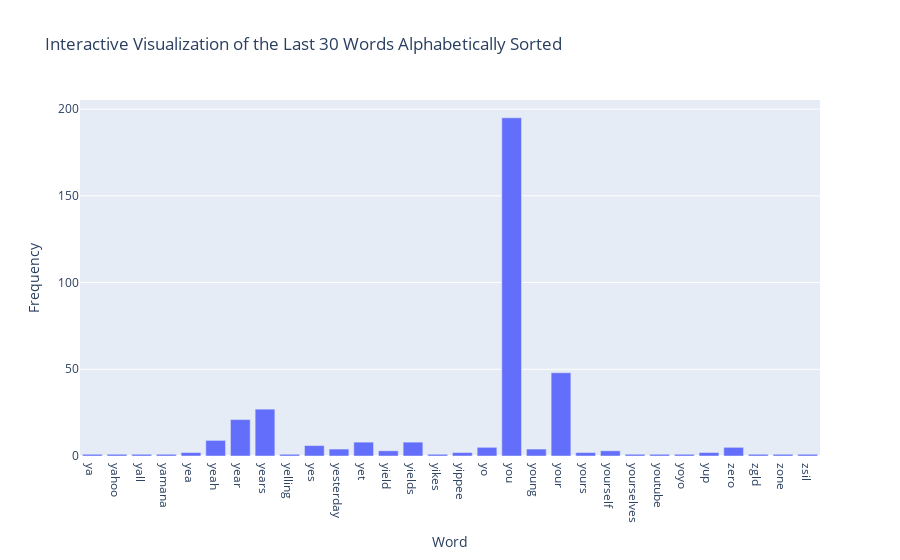

Notebook code cell kept with this figure:
### Code cell
# Exercise 13 part 2
# I'll get the last 30 terms alphabetically.
n = 30 # Select last 30 terms for visualization
terms_freq = list(zip(count_vect.get_feature_names_out(), term_frequencies)) # Zip terms and frequencies together so they're treated as a group
terms_freq.sort(key=lambda x: x[0]) # Sort alphabetically
top_n_terms_freq = terms_freq[-n:]  # Only keep the last n terms
terms, frequencies = zip(*top_n_terms_freq) # Unzip the terms and frequencies so they're no longer grouped

pltly.bar(
    x=terms, 
    y=frequencies, 
    labels={'x':'Word', 'y':'Frequency'},
    title='Interactive Visualization of the Last ' + str(n) + ' Words Alphabetically Sorted'
)

### Figure 1 — Plotly figure (JSON) as saved in the notebook; plotly's stock layout.template omitted (floating-point values rounded to 4 significant figures)
{"data": [{"hovertemplate": "Word=%{x}<br>Frequency=%{y}<extra></extra>", "legendgroup": "", "marker": {"color": "#636efa", "pattern": {"shape": ""}}, "name": "", "orientation": "v", "showlegend": false, "textposition": "auto", "type": "bar", "x": ["ya", "yahoo", "yall", "yamana", "yea", "yeah", "year", "years", "yelling", "yes", "yesterday", "yet", "yield", "yields", "yikes", "yippee", "yo", "you", "young", "your", "yours", "yourself", "yourselves", "youtube", "yoyo", "yup", "zero", "zgld", "zone", "zsil"], "xaxis": "x", "y": [1, 1, 1, 1, 2, 9, 21, 27, 1, 6, 4, 8, 3, 8, 1, 2, 5, 195, 4, 48, 2, 3, 1, 1, 1, 2, 5, 1, 1, 1], "yaxis": "y"}], "layout": {"barmode": "relative", "legend": {"tracegroupgap": 0}, "title": {"text": "Interactive Visualization of the Last 30 Words Alphabetically Sorted"}, "xaxis": {"anchor": "y", "domain": [0, 1], "title": {"text": "Word"}}, "yaxis": {"anchor": "x", "domain": [0, 1], "title": {"text": "Frequency"}}}}
